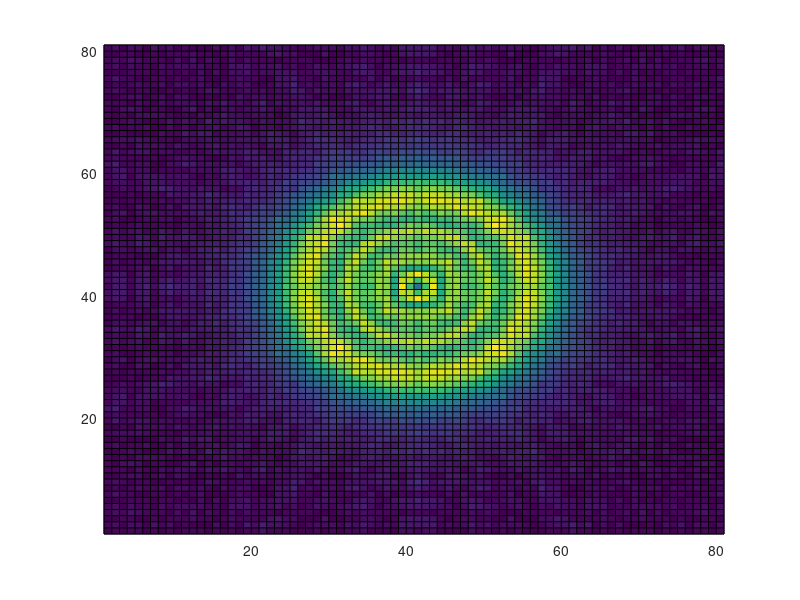

Reproduce this figure in MATLAB.
%% Задаём поле Z=0
%Парамеры источника:
global Lx Ly D f c
Lx =20; Ly=20; f =10^6; c =1000000;

%Расчёт шага сетки,k,lymda:
global k lymda step
lymda =c/f; k = 2*pi/lymda; step = lymda/2;

%Задаём поле источника
global N M
N = Lx/step;
M = Ly/step;
R = N/2;
IST = zeros(2*N+1,2*M+1);
I1 = 1:2*N+1; 
I2 = 1:2*M+1;
x1 = -Lx:step:Lx;
x2 = -Ly:step:Ly;
x = I1-N-1;                 % mask x-coordinates 
y = I1-M-1;                 % mask y-coordinates
[X,Y] = meshgrid(x,y);    % create 2-D mask grid
A = (X.^2 + Y.^2 <= R^2); % circular aperture of radius R
IST(A) = 1; 
%pcolor(IST);


%% УГЛОВОЙ СПЕКТР
global z 
z = 10;
hh = (pi/Lx)^2;
%Расчёт углового спектра(БПФ):
% F =(fft2(IST));
F = fftshift(fft2(IST));
% pcolor(abs(F));

%Домножение на член распространения:
for n = 1:(2*N+1)
    for m = 1:(2*M+1)
        kx = (n-N-1)*pi/Lx;
        ky = (m-M-1)*pi/Ly;
        if ((kx^2+ky^2) > k^2 ) 
            kz = k;
            F(n,m) = 0;
        else
            kz = sqrt(k^2-kx^2-ky^2);
        end

%        S(n,m) =  F(n,m)*exp(1i*kz*z);
        prom = 1i*z*(kz);
       S(n,m) = F(n,m)*exp(prom);

    end
end
%    pcolor(abs(S));

% Обратное БПФ:     
 Res =ifft2(S);
  pcolor(abs(Res));


% %% ОБРАТНАЯ ЗАДАЧА
% % Res_0 = conj(Res);
% Res_0 = Res;
% Fobr = fftshift(fft2(Res_0));
% % pcolor (abs(Fobr));
% 
% %Домножение на член распространения:
% for n = 1:2*N+1
%     for m = 1:2*M+1
%         kx = (n-N-1)*pi/Lx;
%         ky = (m-M-1)*pi/Ly;
%         if ((kx^2+ky^2) > k^2 ) 
%             kz = k;
% %             Fobr(n,m) = 0;
%         else
%             kz = sqrt(k^2-kx^2-ky^2);
%         end
% %         Sobr(n,m) = Fobr(n,m) - S(n,m);
% %         Sobr(n,m) = Fobr(n,m)*exp(1i*(kz)*z);  
% %         Sobr(n,m) = exp(1i*(kz)*z);
%         prom2 = -1i*(kz)*z*0,1;
%         Sobr(n,m) = Fobr(n,m)*exp(prom2);
%     end
% end
% %   pcolor(abs(Sobr));
% %Обратное БПФ:     
% Res_obr =(ifft2(Sobr));
% pcolor(abs(Res_obr));


% 
% ---------------------------------------
% 
% 1) Плохая зависимость обр. задачи от z
% 2) Разобраться в масштабировании сетки - скорее всего тут проблема
% 3) Фильтр побочных частот и случайных моментальных волн
% 4) Работа с погрешностью
% 5) Разбить все вычесления 
% --------------------------------------





% 
% %%TEST
% for n = 1:2*N+1
%     for m = 1 : 2*M+1
%         if (abs(S(n,m) - Sobr(n,m)) > 0 )
%             disp(n);
%         end
%     end
% end

